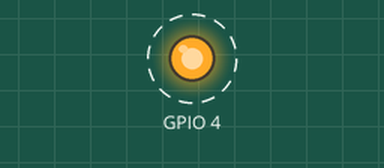
Bench run of a program on a simulated Raspberry Pi (BCM pin numbers). Parts: output pins drawn as LEDs (lit = HIGH). Dashed ring = blinking. At 3.0 s the program stops and its outputs stay as they are.

Above: at 0.2 s.
Timing chart, 0 to 3.0 s (numbered marks = the images above):
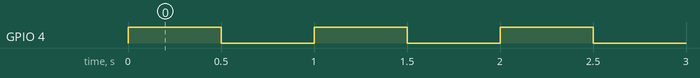

The program:

beep.py
```python
import RPi.GPIO as GPIO
import time


GPIO.setmode(GPIO.BCM)
GPIO.setup(4,GPIO.OUT)
cnt = 0
try:
        while cnt < 3:
                       GPIO.output(4,GPIO.HIGH)
                       time.sleep(0.5)

                       GPIO.output(4,GPIO.LOW)
                       time.sleep(0.5)
                       cnt += 1
except KeyboardInterrupt:
        GPIO.cleanup()
GPIO.cleanup()
```

Measured:
- by itself, GPIO 4: alternates HIGH for 0.50 s and LOW for 0.50 s, 6 changes in all, then stays LOW
